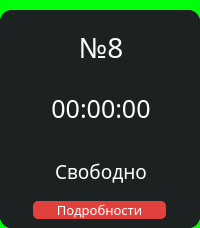
                  <widget class="QFrame" name="PC_8">
                   <property name="styleSheet">
                    <string notr="true">background-color: #00FF0A;
border-radius: 15px;</string>
                   </property>
                   <property name="frameShape">
                    <enum>QFrame::StyledPanel</enum>
                   </property>
                   <property name="frameShadow">
                    <enum>QFrame::Raised</enum>
                   </property>
                   <layout class="QVBoxLayout" name="verticalLayout_64">
                    <property name="spacing">
                     <number>0</number>
                    </property>
                    <property name="leftMargin">
                     <number>0</number>
                    </property>
                    <property name="topMargin">
                     <number>10</number>
                    </property>
                    <property name="rightMargin">
                     <number>0</number>
                    </property>
                    <property name="bottomMargin">
                     <number>0</number>
                    </property>
                    <item>
                     <widget class="QFrame" name="box_PC_8">
                      <property name="maximumSize">
                       <size>
                        <width>16777215</width>
                        <height>350</height>
                       </size>
                      </property>
                      <property name="styleSheet">
                       <string notr="true">background-color: rgb(28, 33, 34);
border-radius: 12px;</string>
                      </property>
                      <property name="frameShape">
                       <enum>QFrame::StyledPanel</enum>
                      </property>
                      <property name="frameShadow">
                       <enum>QFrame::Raised</enum>
                      </property>
                      <layout class="QVBoxLayout" name="verticalLayout_65">
                       <property name="spacing">
                        <number>0</number>
                       </property>
                       <property name="leftMargin">
                        <number>0</number>
                       </property>
                       <property name="topMargin">
                        <number>0</number>
                       </property>
                       <property name="rightMargin">
                        <number>0</number>
                       </property>
                       <property name="bottomMargin">
                        <number>0</number>
                       </property>
                       <item>
                        <widget class="QFrame" name="frame_17">
                         <property name="frameShape">
                          <enum>QFrame::StyledPanel</enum>
                         </property>
                         <property name="frameShadow">
                          <enum>QFrame::Raised</enum>
                         </property>
                         <layout class="QVBoxLayout" name="verticalLayout_66">
                          <property name="leftMargin">
                           <number>0</number>
                          </property>
                          <property name="rightMargin">
                           <number>0</number>
                          </property>
                          <item>
                           <widget class="QFrame" name="num_PC_8">
                            <property name="font">
                             <font>
                              <family>Montserrat Medium</family>
                             </font>
                            </property>
                            <property name="frameShape">
                             <enum>QFrame::StyledPanel</enum>
                            </property>
                            <property name="frameShadow">
                             <enum>QFrame::Raised</enum>
                            </property>
                            <layout class="QHBoxLayout" name="horizontalLayout_57">
                             <property name="leftMargin">
                              <number>11</number>
                             </property>
                             <item>
                              <widget class="QLabel" name="num_8">
                               <property name="font">
                                <font>
                                 <family>Montserrat Medium</family>
                                 <pointsize>-1</pointsize>
                                 <weight>7</weight>
                                 <italic>false</italic>
                                 <bold>false</bold>
                                </font>
                               </property>
                               <property name="layoutDirection">
                                <enum>Qt::LeftToRight</enum>
                               </property>
                               <property name="styleSheet">
                                <string notr="true">color: #fff; font-size: 28px;font: 57 28px &quot;Montserrat Medium&quot;;</string>
                               </property>
                               <property name="text">
                                <string>№8</string>
                               </property>
                               <property name="alignment">
                                <set>Qt::AlignCenter</set>
                               </property>
                              </widget>
                             </item>
                            </layout>
                           </widget>
                          </item>
                          <item>
                           <widget class="QFrame" name="timer_PC_8">
                            <property name="font">
                             <font>
                              <family>Montserrat Medium</family>
                             </font>
                            </property>
                            <property name="frameShape">
                             <enum>QFrame::StyledPanel</enum>
                            </property>
                            <property name="frameShadow">
                             <enum>QFrame::Raised</enum>
                            </property>
                            <layout class="QHBoxLayout" name="horizontalLayout_58">
                             <property name="leftMargin">
                              <number>11</number>
                             </property>
                             <item>
                              <widget class="QLabel" name="timer_8">
                               <property name="font">
                                <font>
                                 <family>Montserrat Medium</family>
                                 <pointsize>-1</pointsize>
                                 <weight>7</weight>
                                 <italic>false</italic>
                                 <bold>false</bold>
                                </font>
                               </property>
                               <property name="styleSheet">
                                <string notr="true">color: #fff; font-size: 25px;  font: 57 25px &quot;Montserrat Medium&quot;;</string>
                               </property>
                               <property name="text">
                                <string>00:00:00</string>
                               </property>
                               <property name="alignment">
                                <set>Qt::AlignCenter</set>
                               </property>
                              </widget>
                             </item>
                            </layout>
                           </widget>
                          </item>
                          <item>
                           <widget class="QFrame" name="line_8">
                            <property name="maximumSize">
                             <size>
                              <width>200</width>
                              <height>2</height>
                             </size>
                            </property>
                            <property name="styleSheet">
                             <string notr="true">background-color: #7B7B7B;</string>
                            </property>
                            <property name="frameShape">
                             <enum>QFrame::StyledPanel</enum>
                            </property>
                            <property name="frameShadow">
                             <enum>QFrame::Raised</enum>
                            </property>
                           </widget>
                          </item>
                         </layout>
                        </widget>
                       </item>
                       <item>
                        <widget class="QFrame" name="frame_18">
                         <property name="maximumSize">
                          <size>
                           <width>16777215</width>
                           <height>150</height>
                          </size>
                         </property>
                         <property name="frameShape">
                          <enum>QFrame::StyledPanel</enum>
                         </property>
                         <property name="frameShadow">
                          <enum>QFrame::Raised</enum>
                         </property>
                         <layout class="QVBoxLayout" name="verticalLayout_67">
                          <property name="spacing">
                           <number>0</number>
                          </property>
                          <property name="leftMargin">
                           <number>0</number>
                          </property>
                          <property name="topMargin">
                           <number>0</number>
                          </property>
                          <property name="rightMargin">
                           <number>0</number>
                          </property>
                          <property name="bottomMargin">
                           <number>0</number>
                          </property>
                          <item>
                           <widget class="QFrame" name="info_PC_8">
                            <property name="maximumSize">
                             <size>
                              <width>16777215</width>
                              <height>42</height>
                             </size>
                            </property>
                            <property name="font">
                             <font>
                              <family>Montserrat Medium</family>
                             </font>
                            </property>
                            <property name="frameShape">
                             <enum>QFrame::StyledPanel</enum>
                            </property>
                            <property name="frameShadow">
                             <enum>QFrame::Raised</enum>
                            </property>
                            <layout class="QHBoxLayout" name="horizontalLayout_59">
                             <property name="leftMargin">
                              <number>11</number>
                             </property>
                             <item>
                              <widget class="QLabel" name="info_8">
                               <property name="font">
                                <font>
                                 <family>Montserrat Medium</family>
                                 <pointsize>-1</pointsize>
                                 <weight>7</weight>
                                 <italic>false</italic>
                                 <bold>false</bold>
                                </font>
                               </property>
                               <property name="styleSheet">
                                <string notr="true">color: #fff; font-size: 19px; font: 57 19px &quot;Montserrat Medium&quot;;</string>
                               </property>
                               <property name="text">
                                <string>Свободно</string>
                               </property>
                               <property name="alignment">
                                <set>Qt::AlignCenter</set>
                               </property>
                              </widget>
                             </item>
                            </layout>
                           </widget>
                          </item>
                          <item>
                           <widget class="QFrame" name="btn_details_8">
                            <property name="maximumSize">
                             <size>
                              <width>16777215</width>
                              <height>60</height>
                             </size>
                            </property>
                            <property name="frameShape">
                             <enum>QFrame::StyledPanel</enum>
                            </property>
                            <property name="frameShadow">
                             <enum>QFrame::Raised</enum>
                            </property>
                            <layout class="QHBoxLayout" name="horizontalLayout_60">
                             <item>
                              <widget class="QPushButton" name="details_8">
                               <property name="maximumSize">
                                <size>
                                 <width>133</width>
                                 <height>40</height>
                                </size>
                               </property>
                               <property name="font">
                                <font>
                                 <family>Montserrat Medium</family>
                                 <pointsize>10</pointsize>
                                 <weight>7</weight>
                                 <italic>false</italic>
                                 <bold>false</bold>
                                </font>
                               </property>
                               <property name="styleSheet">
                                <string notr="true">QPushButton{
background-color: rgb(224, 65, 61);
color: #fff;
border-radius: 5px;
font: 57 10pt &quot;Montserrat Medium&quot;;
}

QPushButton:hover{
background-color: rgb(204, 5, 0);
}</string>
                               </property>
                               <property name="text">
                                <string>Подробности</string>
                               </property>
                              </widget>
                             </item>
                            </layout>
                           </widget>
                          </item>
                         </layout>
                        </widget>
                       </item>
                      </layout>
                     </widget>
                    </item>
                   </layout>
                  </widget>
